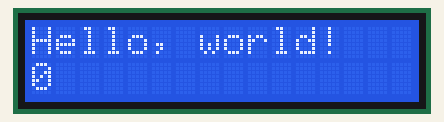
Recording of a sketch running on a simulated Arduino Uno, built with avr-gcc and run on an emulated ATmega328P. Shown: 16×2 character LCD.

Above: at 0.1 s.
At 4.1 s:
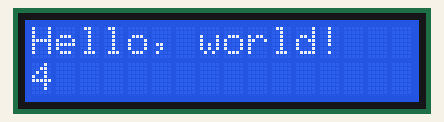
At 9.1 s:
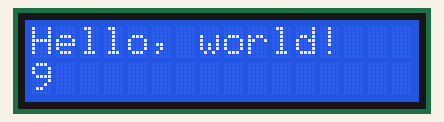
At 19.1 s:
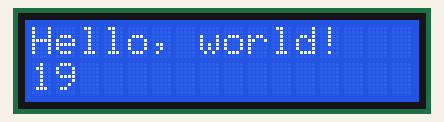
At 29.1 s:
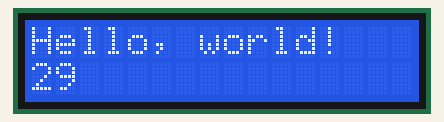
At 39.1 s:
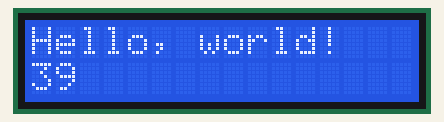

The sketch:

lcd-print.ino
```cpp
#include <LiquidCrystal.h>

// LCD wiring
const int rs = 12;
const int en = 11;
const int d4 = 5;
const int d5 = 4;
const int d6 = 3;
const int d7 = 2;

LiquidCrystal lcd(rs, en, d4, d5, d6, d7);

void setup()
{
    lcd.begin(16, 2);
    lcd.print("Hello, world!");
}

void loop()
{
    lcd.setCursor(0, 1);
    lcd.print(millis() / 1000);
}
```

Measured:
- what the display in image 1 shows lasts 1.0 s, from 4.0 s to 5.0 s
